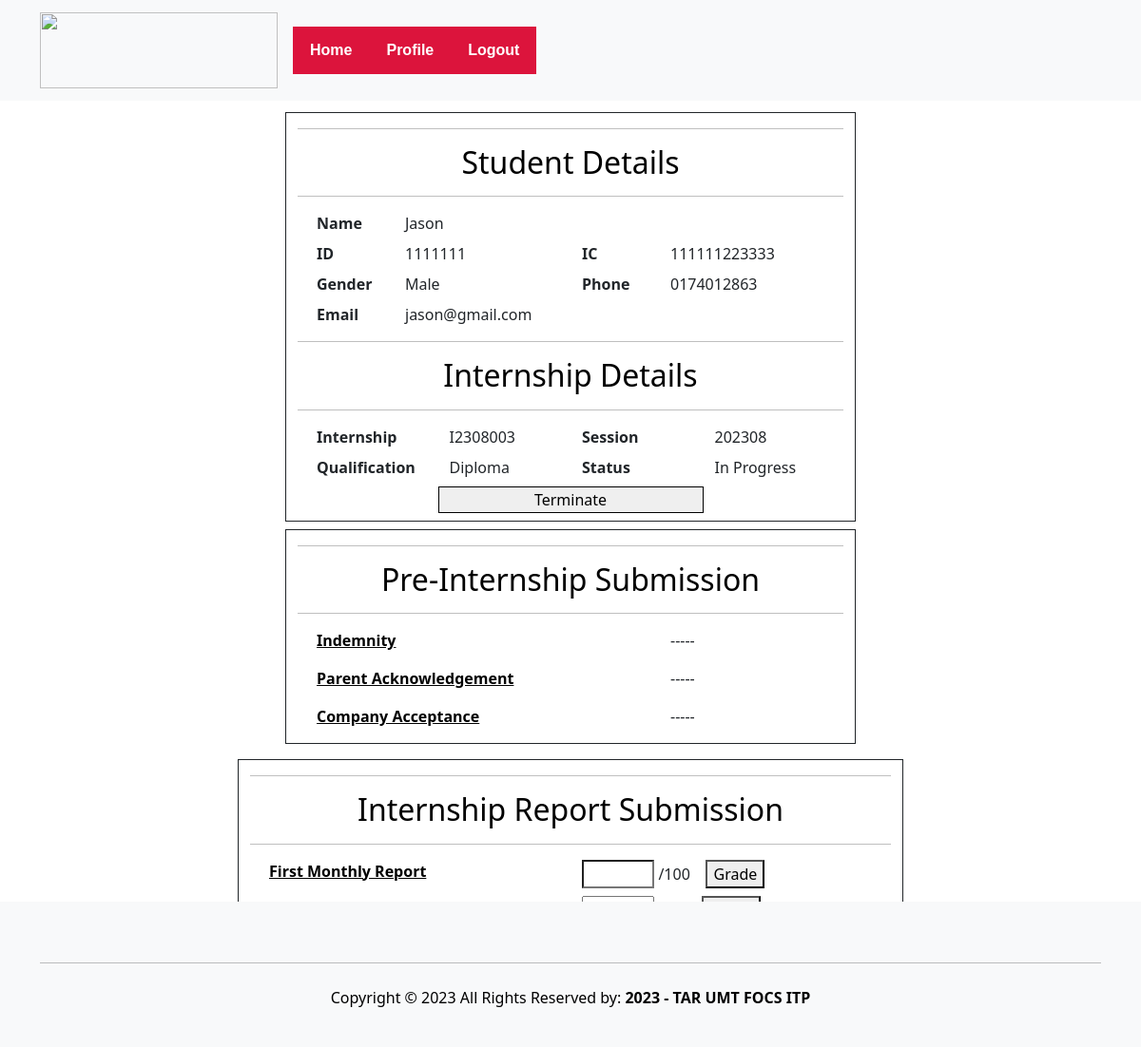
/supervisor/StudentDetail.php?StudID=1111111, run on the app's committed database.
### tables this page shows
CREATE TABLE `internship` (
  `internshipID` varchar(10) NOT NULL,
  `studID` varchar(10) DEFAULT NULL,
  `sessionID` varchar(10) DEFAULT NULL,
  `indemnity` varchar(100) DEFAULT NULL,
  `indemnityStatus` enum('Accepted','Rejected','Pending','Missing') DEFAULT NULL,
  `parentAcknowledgement` varchar(100) DEFAULT NULL,
  `parentAcknowledgementStatus` enum('Accepted','Rejected','Pending','Missing') DEFAULT NULL,
  `companyAcceptance` varchar(100) DEFAULT NULL,
  `companyAcceptanceStatus` enum('Accepted','Rejected','Pending','Missing') DEFAULT NULL,
  `monthlyReport1` varchar(100) DEFAULT NULL,
  `monthlyReport1Grade` int(11) DEFAULT NULL,
  `monthlyReport2` varchar(100) DEFAULT NULL,
  `monthlyReport2Grade` int(11) DEFAULT NULL,
  `monthlyReport3` varchar(100) DEFAULT NULL,
  `monthlyReport3Grade` int(11) DEFAULT NULL,
  `evaluationReport` varchar(100) DEFAULT NULL,
  `evaluationReportGrade` int(11) DEFAULT NULL,
  `finalGrade` int(11) DEFAULT NULL,
  `internshipStatus` enum('In Progress','Completed','Suspended','Terminated') DEFAULT NULL
);

CREATE TABLE `student` (
  `studID` varchar(10) NOT NULL,
  `studName` varchar(50) DEFAULT NULL,
  `studEmail` varchar(50) DEFAULT NULL,
  `studIC` varchar(12) DEFAULT NULL,
  `studGender` enum('Male','Female','Other') DEFAULT NULL,
  `studPhoneNo` varchar(15) DEFAULT NULL,
  `studPassword` varchar(50) DEFAULT NULL,
  `studQualification` enum('Diploma','Degree') DEFAULT NULL
);

CREATE TABLE `session` (
  `sessionID` varchar(10) NOT NULL,
  `startMonthYear` date DEFAULT NULL,
  `endMonthYear` date DEFAULT NULL,
  `qualification` enum('Diploma','Degree') DEFAULT NULL
);

### supervisor/StudentDetail.php (the view, shortened to what the rows shown need)
<!DOCTYPE html>
<html>
<?php
include 'staffHeader.php';
if (isset($_GET['StudID'])) {
    $studID = $_GET['StudID'];
}
require '../student/connect.php';
if ($con->connect_error) {
    throw new Exception("Connection failed: " . $con->connect_error);
} else {
    $sql = "SELECT * FROM student Stud, internship I, session Ses
            WHERE Stud.studID = I.studID
            AND I.sessionID = Ses.sessionID
            AND Stud.studID = " . $studID;
    $result = $con->query($sql);
    if ($result->num_rows === 1) {
        $row = $result->fetch_assoc();
        $ID = $row['studID'];
        $IC = $row['studIC'];
        $Name = $row['studName'];
        $email = $row['studEmail'];
        $gender = $row['studGender'];
        $phone = $row['studPhoneNo'];
        $qualification = $row['studQualification'];
        $sessionID = $row['sessionID'];
        $internshipID = $row['internshipID'];
        $internshipStatus = $row['internshipStatus'];
    }
}
?>
<div class="container">
    <div class="row my-2 mx-auto">
        <div style="width:600px;" class="border border-dark my-1 mx-auto col-md-4 col-lg-12">
            <div class="justify-content-md-center">
                <h2 class="text-black text-center">Student Details</h2>
                <div class="m-2 row">
                    <div class="col-9">
                        <label id="lblName">
                            <?= $Name; ?>
                        </label>
                    </div>
                </div>
                <div class="m-2 row">
                    <div class="col-4">
                        <label id="lblID">
                            <?= $ID; ?>
                        </label>
                    </div>
                    <div class="col-4">
                        <label id="lblIC">
                            <?= $IC; ?>
                        </label>
                    </div>
                </div>
                <div class="m-2 row">
                    <div class="col-4">
                        <label id="lblGender">
                            <?= $gender; ?>
                        </label>
                    </div>
                    <div class="col-4">
                        <label id="lblPhoneNo">
                            <?= $phone; ?>
                        </label>
                    </div>
                </div>
                <div class="m-2 row">
                    <div class="col-4 text-right">
                        <label id="lblEmail">
                            <?= $email; ?>
                        </label>
                    </div>
                </div>
                <h2 class="text-black text-center">Internship Details</h2>
                <div class="m-2 row">
                    <div class="col-3">
                        <label id=" lblInternshipID" data-internship-id="<?= $internshipID ?>">
                            <?= $internshipID ?>
                        </label>
                    </div>
                    <div class="col-3">
                        <label id=" lblSession">
                            <?= $sessionID ?>
                        </label>
                    </div>
                </div>
                <div class="m-2 row">
                    <div class="col-3 ">
                        <label id="lblQualification">
                            <?= $qualification ?>
                        </label>
                    </div>
                    <div class="col-3 ">
                        <label id="lblInternshipStatus">
                            <?= $internshipStatus ?>
                        </label>
                    </div>
                </div>
            </div>
        </div>
        <div style="width:600px;" class="justify-content-md-center border border-dark my-1 mx-auto col-md-4 col-lg-12">
            <h2 class="text-black text-center">Pre-Internship Submission</h2>
        </div>
    </div>
    <div class="row my-2 mx-auto">
        <div style="width:700px;"
            class="justify-content-md-center border border-dark my-1 mx-auto col-sm-6 col-md-6 col-lg-12">
            <h2 class="text-black text-center">Internship Report Submission</h2>
        </div>
    </div>
</div>
<?php
include 'staffFooter.php';
?>

### data on the page
internship: studID.studName "Jason", studID "1111111", studID.studIC "111111223333", studID.studGender "Male", studID.studPhoneNo "0174012863", studID.studEmail "jason@gmail.com", internshipID "I2308003", sessionID.sessionID "202308", studID.studQualification "Diploma", internshipStatus "In Progress"
